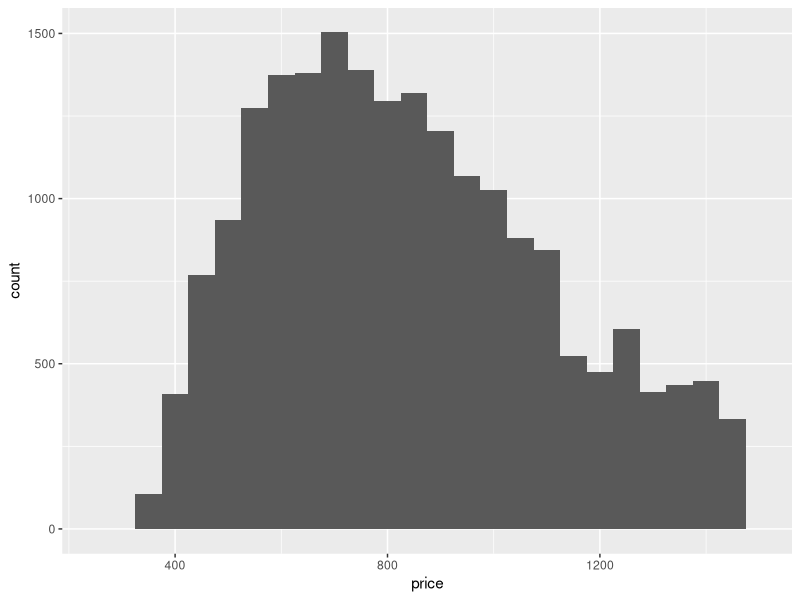
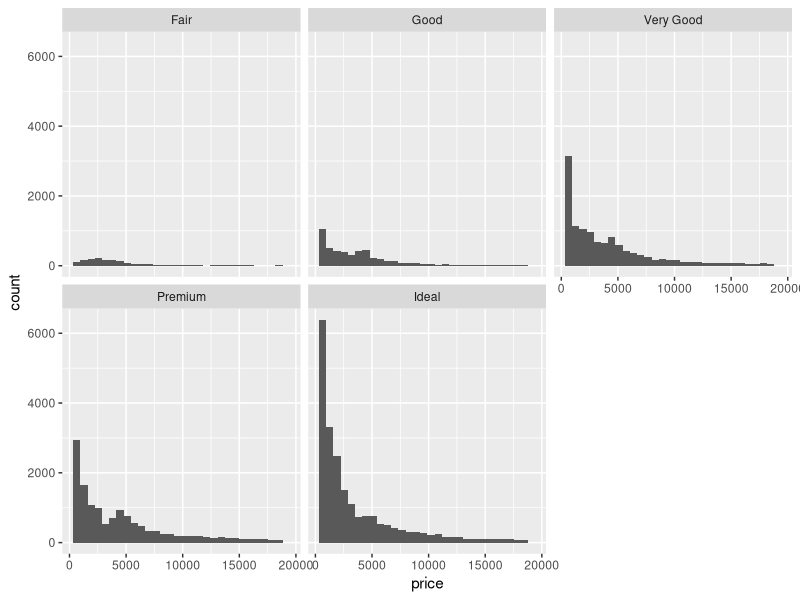
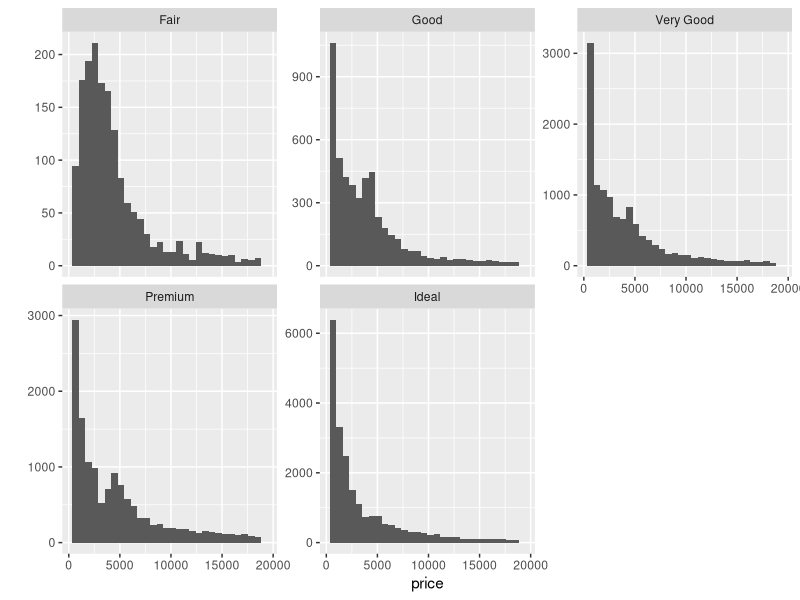
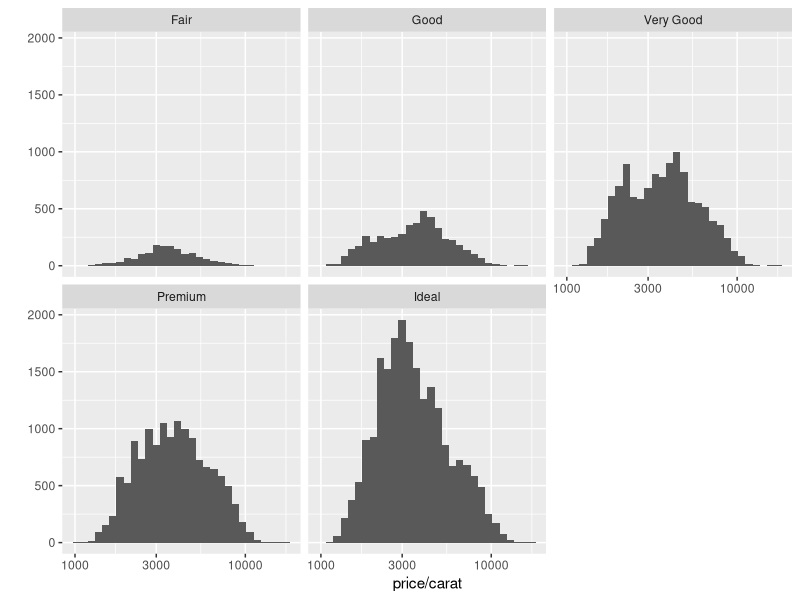
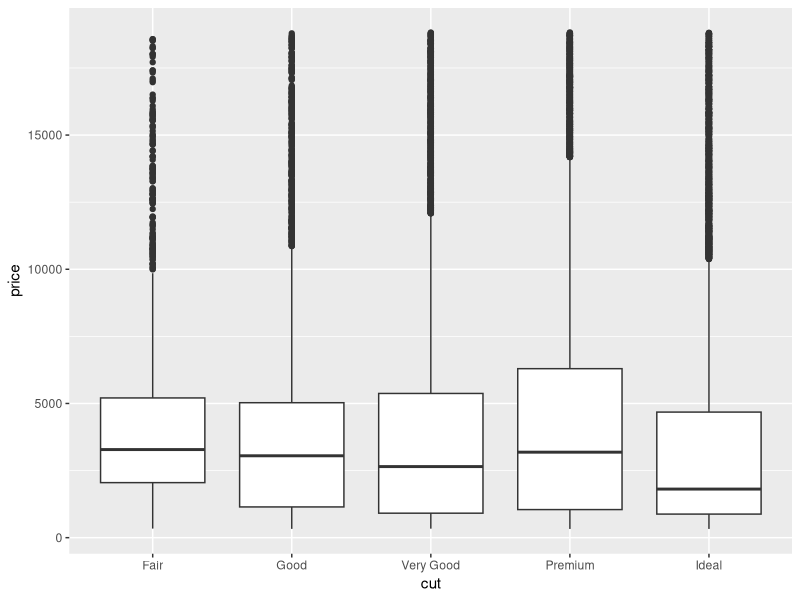
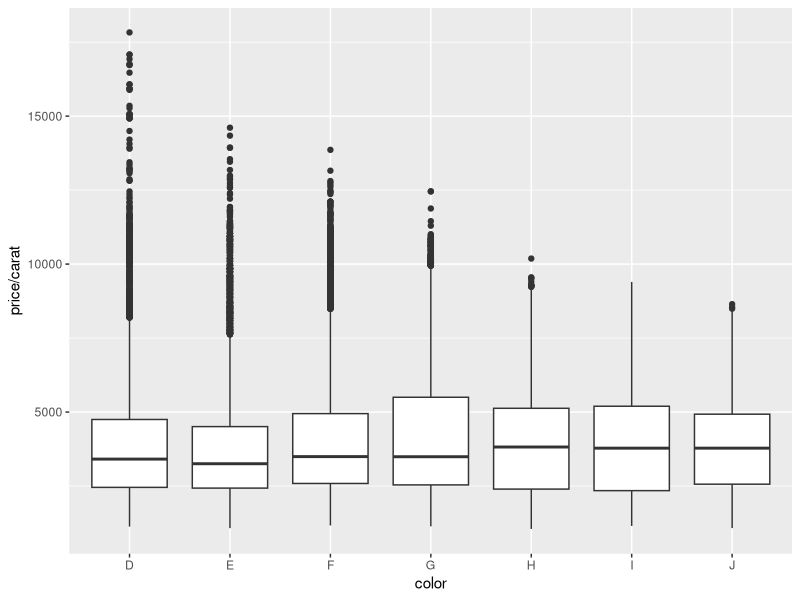
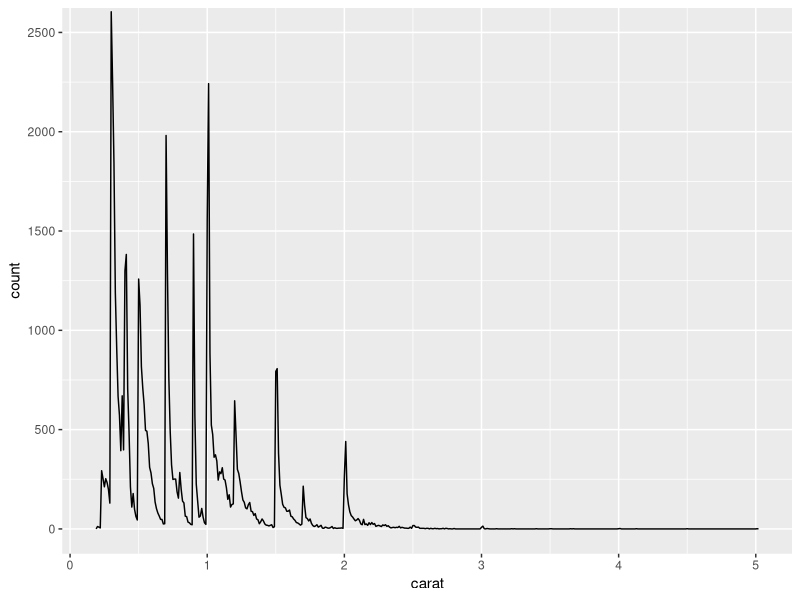

These charts were generated, in order, by the following R code:
library(ggplot2)
data(diamonds)

ggplot(aes(x=price), data=diamonds) +
  geom_histogram(binwidth=50) +
  scale_x_continuous(limits=c(250,1500))

table(diamonds$price < 500)
table(diamonds$price < 250)
table(diamonds$price >= 15000)

ggplot(aes(x=price), data=diamonds)+
  geom_histogram() +
  facet_wrap(~cut)

by(diamonds$price, diamonds$cut, summary)
by(diamonds$price, diamonds$cut, max)
by(diamonds$price, diamonds$cut, min)

qplot(x = price, data = diamonds) + facet_wrap(~cut, scales='free_y')

qplot(x = price/carat, data=diamonds) +
  facet_wrap(~cut) +
  scale_x_log10()

ggplot(aes(x=cut, y=price), data=diamonds) +
  geom_boxplot()

by(diamonds$price, diamonds$cut, summary)

ggplot(aes(x=color, y=price/carat), data=diamonds) +
  geom_boxplot()

ggplot(aes(x = carat), data=diamonds) +
  geom_freqpoly(binwidth = .01) +
  coord_cartesian(ylim=c(0,2500))

subset(names(table(diamonds$carat)), table(diamonds$carat) > 2000)

